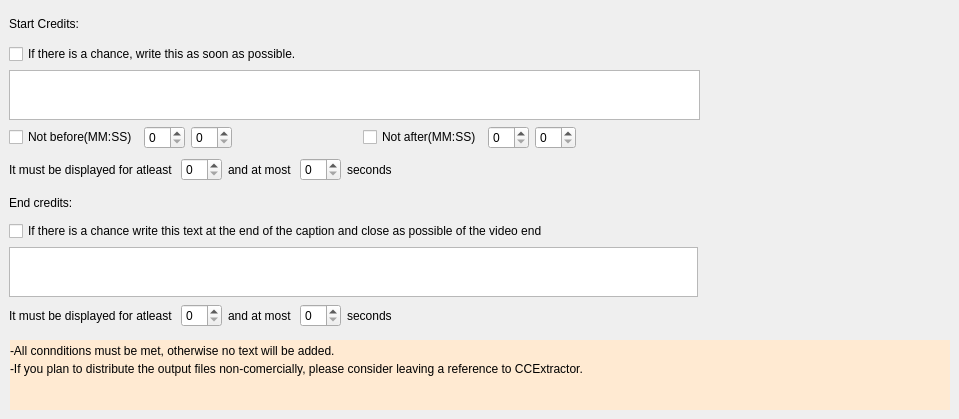
      <widget class="QWidget" name="tab_5">
       <attribute name="title">
        <string>Credits</string>
       </attribute>
       <widget class="QWidget" name="verticalLayoutWidget_3">
        <property name="geometry">
         <rect>
          <x>9</x>
          <y>9</y>
          <width>691</width>
          <height>175</height>
         </rect>
        </property>
        <layout class="QVBoxLayout" name="verticalLayout_22">
         <item>
          <widget class="QLabel" name="label_57">
           <property name="text">
            <string>Start Credits:</string>
           </property>
          </widget>
         </item>
         <item>
          <widget class="QCheckBox" name="checkBox_24">
           <property name="text">
            <string>If there is a chance, write this as soon as possible.</string>
           </property>
          </widget>
         </item>
         <item>
          <widget class="QTextEdit" name="textEdit_5">
           <property name="sizePolicy">
            <sizepolicy hsizetype="Expanding" vsizetype="Maximum">
             <horstretch>0</horstretch>
             <verstretch>0</verstretch>
            </sizepolicy>
           </property>
           <property name="maximumSize">
            <size>
             <width>16777215</width>
             <height>50</height>
            </size>
           </property>
          </widget>
         </item>
         <item>
          <layout class="QHBoxLayout" name="horizontalLayout_18">
           <item>
            <widget class="QCheckBox" name="checkBox_25">
             <property name="text">
              <string>Not before(MM:SS)</string>
             </property>
            </widget>
           </item>
           <item>
            <widget class="QSpinBox" name="spinBox_2"/>
           </item>
           <item>
            <widget class="QSpinBox" name="spinBox_8"/>
           </item>
           <item>
            <spacer name="horizontalSpacer_16">
             <property name="orientation">
              <enum>Qt::Horizontal</enum>
             </property>
             <property name="sizeHint" stdset="0">
              <size>
               <width>40</width>
               <height>20</height>
              </size>
             </property>
            </spacer>
           </item>
           <item>
            <layout class="QHBoxLayout" name="horizontalLayout_21">
             <item>
              <widget class="QCheckBox" name="checkBox_26">
               <property name="text">
                <string>Not after(MM:SS)</string>
               </property>
              </widget>
             </item>
             <item>
              <widget class="QSpinBox" name="spinBox_9"/>
             </item>
             <item>
              <widget class="QSpinBox" name="spinBox_13"/>
             </item>
            </layout>
           </item>
           <item>
            <spacer name="horizontalSpacer_19">
             <property name="orientation">
              <enum>Qt::Horizontal</enum>
             </property>
             <property name="sizeHint" stdset="0">
              <size>
               <width>40</width>
               <height>20</height>
              </size>
             </property>
            </spacer>
           </item>
          </layout>
         </item>
         <item>
          <layout class="QHBoxLayout" name="horizontalLayout_22">
           <item>
            <widget class="QLabel" name="label_68">
             <property name="text">
              <string>It must be displayed for atleast </string>
             </property>
            </widget>
           </item>
           <item>
            <widget class="QSpinBox" name="spinBox_18"/>
           </item>
           <item>
            <widget class="QLabel" name="label_69">
             <property name="text">
              <string>and at most </string>
             </property>
            </widget>
           </item>
           <item>
            <widget class="QSpinBox" name="spinBox_19"/>
           </item>
           <item>
            <widget class="QLabel" name="label_70">
             <property name="text">
              <string>seconds</string>
             </property>
            </widget>
           </item>
           <item>
            <spacer name="horizontalSpacer_18">
             <property name="orientation">
              <enum>Qt::Horizontal</enum>
             </property>
             <property name="sizeHint" stdset="0">
              <size>
               <width>40</width>
               <height>20</height>
              </size>
             </property>
            </spacer>
           </item>
          </layout>
         </item>
        </layout>
       </widget>
       <widget class="QWidget" name="verticalLayoutWidget_4">
        <property name="geometry">
         <rect>
          <x>9</x>
          <y>190</y>
          <width>689</width>
          <height>138</height>
         </rect>
        </property>
        <layout class="QVBoxLayout" name="verticalLayout_23">
         <item>
          <widget class="QLabel" name="label_71">
           <property name="text">
            <string>End credits:</string>
           </property>
          </widget>
         </item>
         <item>
          <widget class="QCheckBox" name="checkBox_29">
           <property name="text">
            <string>If there is a chance write this text at the end of the caption and close as possible of the video end</string>
           </property>
          </widget>
         </item>
         <item>
          <widget class="QTextEdit" name="textEdit_6">
           <property name="sizePolicy">
            <sizepolicy hsizetype="Expanding" vsizetype="Maximum">
             <horstretch>0</horstretch>
             <verstretch>0</verstretch>
            </sizepolicy>
           </property>
           <property name="maximumSize">
            <size>
             <width>16777215</width>
             <height>50</height>
            </size>
           </property>
          </widget>
         </item>
         <item>
          <layout class="QHBoxLayout" name="horizontalLayout_25">
           <item>
            <widget class="QLabel" name="label_72">
             <property name="text">
              <string>It must be displayed for atleast </string>
             </property>
            </widget>
           </item>
           <item>
            <widget class="QSpinBox" name="spinBox_20"/>
           </item>
           <item>
            <widget class="QLabel" name="label_73">
             <property name="text">
              <string>and at most </string>
             </property>
            </widget>
           </item>
           <item>
            <widget class="QSpinBox" name="spinBox_21"/>
           </item>
           <item>
            <widget class="QLabel" name="label_74">
             <property name="text">
              <string>seconds</string>
             </property>
            </widget>
           </item>
           <item>
            <spacer name="horizontalSpacer_17">
             <property name="orientation">
              <enum>Qt::Horizontal</enum>
             </property>
             <property name="sizeHint" stdset="0">
              <size>
               <width>40</width>
               <height>20</height>
              </size>
             </property>
            </spacer>
           </item>
          </layout>
         </item>
        </layout>
       </widget>
       <widget class="QWidget" name="widget" native="true">
        <property name="geometry">
         <rect>
          <x>10</x>
          <y>340</y>
          <width>940</width>
          <height>70</height>
         </rect>
        </property>
        <property name="sizePolicy">
         <sizepolicy hsizetype="Preferred" vsizetype="Maximum">
          <horstretch>0</horstretch>
          <verstretch>0</verstretch>
         </sizepolicy>
        </property>
        <property name="maximumSize">
         <size>
          <width>16777215</width>
          <height>70</height>
         </size>
        </property>
        <property name="palette">
         <palette>
          <active>
           <colorrole role="Button">
            <brush brushstyle="SolidPattern">
             <color alpha="255">
              <red>255</red>
              <green>234</green>
              <blue>210</blue>
             </color>
            </brush>
           </colorrole>
           <colorrole role="Base">
            <brush brushstyle="SolidPattern">
             <color alpha="255">
              <red>255</red>
              <green>234</green>
              <blue>210</blue>
             </color>
            </brush>
           </colorrole>
           <colorrole role="Window">
            <brush brushstyle="SolidPattern">
             <color alpha="255">
              <red>255</red>
              <green>234</green>
              <blue>210</blue>
             </color>
            </brush>
           </colorrole>
          </active>
          <inactive>
           <colorrole role="Button">
            <brush brushstyle="SolidPattern">
             <color alpha="255">
              <red>255</red>
              <green>234</green>
              <blue>210</blue>
             </color>
            </brush>
           </colorrole>
           <colorrole role="Base">
            <brush brushstyle="SolidPattern">
             <color alpha="255">
              <red>255</red>
              <green>234</green>
              <blue>210</blue>
             </color>
            </brush>
           </colorrole>
           <colorrole role="Window">
            <brush brushstyle="SolidPattern">
             <color alpha="255">
              <red>255</red>
              <green>234</green>
              <blue>210</blue>
             </color>
            </brush>
           </colorrole>
          </inactive>
          <disabled>
           <colorrole role="Button">
            <brush brushstyle="SolidPattern">
             <color alpha="255">
              <red>255</red>
              <green>234</green>
              <blue>210</blue>
             </color>
            </brush>
           </colorrole>
           <colorrole role="Base">
            <brush brushstyle="SolidPattern">
             <color alpha="255">
              <red>255</red>
              <green>234</green>
              <blue>210</blue>
             </color>
            </brush>
           </colorrole>
           <colorrole role="Window">
            <brush brushstyle="SolidPattern">
             <color alpha="255">
              <red>255</red>
              <green>234</green>
              <blue>210</blue>
             </color>
            </brush>
           </colorrole>
          </disabled>
         </palette>
        </property>
        <property name="styleSheet">
         <string notr="true">background-color: rgb(255, 234, 210);</string>
        </property>
        <widget class="QLabel" name="label_75">
         <property name="geometry">
          <rect>
           <x>0</x>
           <y>20</y>
           <width>736</width>
           <height>17</height>
          </rect>
         </property>
         <property name="text">
          <string>-If you plan to distribute the output files non-comercially, please consider leaving a reference to CCExtractor.</string>
         </property>
        </widget>
        <widget class="QLabel" name="label_76">
         <property name="geometry">
          <rect>
           <x>0</x>
           <y>0</y>
           <width>736</width>
           <height>21</height>
          </rect>
         </property>
         <property name="text">
          <string>-All connditions must be met, otherwise no text will be added.</string>
         </property>
        </widget>
       </widget>
      </widget>
